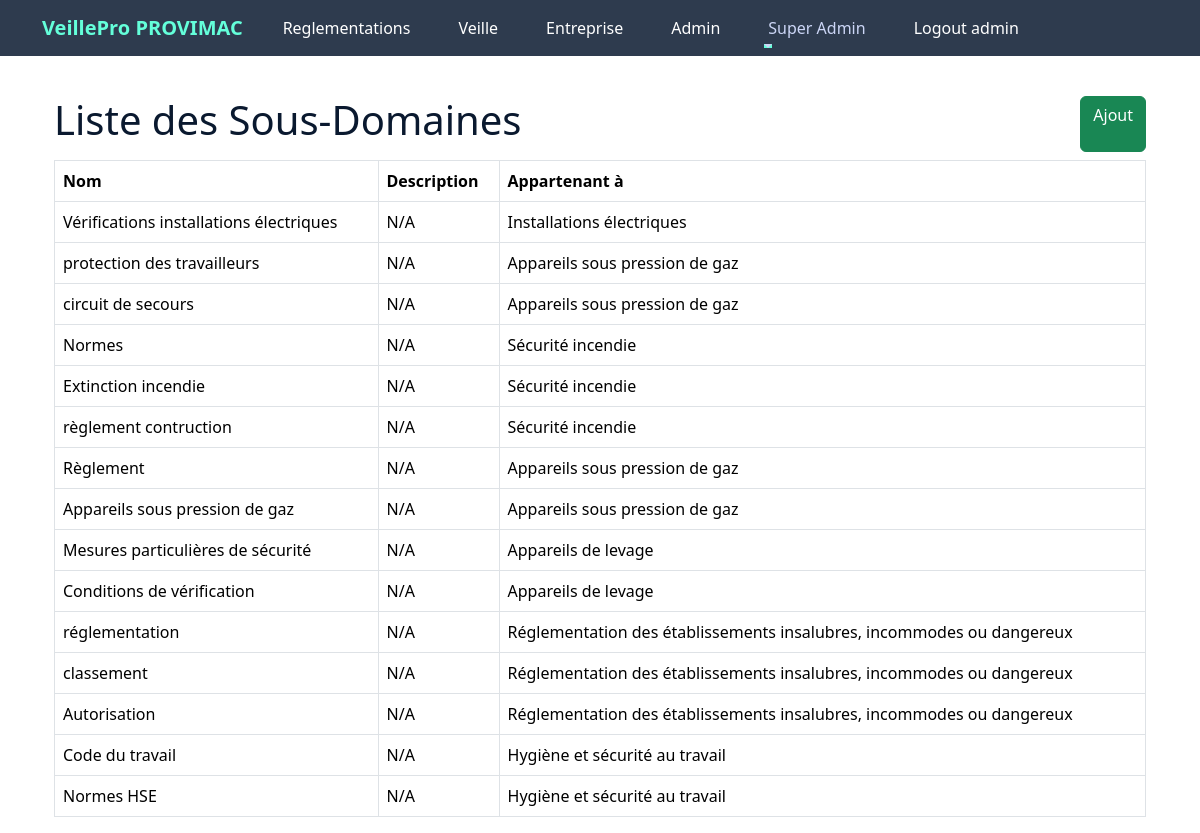
/sous-domaines (signed in), run on the app's committed database.
### app/models.py (models this page shows, shortened)
class Entreprise(db.Model):
    __tablename__ = 'entreprise'
    id = db.Column(db.Integer, primary_key=True)
    nom = db.Column(db.String(100), nullable=False, unique=True )
    description = db.Column(db.Text, nullable=True)
    pays = db.Column(db.String(100), nullable=True)
    date_creation = db.Column(db.Date, nullable=True)
    utilisateurs = db.relationship('User', backref='entreprise', lazy=True,  cascade="all, delete-orphan")
    reglementations = db.relationship('EntrepriseReglementation', backref='entreprise', lazy=True,  cascade="all, delete-orphan")
    notifications = db.relationship('Notification', backref='entreprise', lazy=True)
    audits = db.relationship('Audit', backref='entreprise', lazy=True)
    secteurs = db.relationship('Secteur', secondary='entreprise_secteur', back_populates='entreprises')

class User(db.Model, UserMixin):
    __tablename__ = 'utilisateur'
    id = db.Column(db.Integer, primary_key=True)
    name = db.Column(db.String(50), nullable=False, unique=True)
    email = db.Column(db.String(120), unique=True, nullable=False)
    role = db.Column(db.Enum(RoleUtilisateur), nullable=False)
    password_hash = db.Column(db.String(128), nullable=False)
    entreprise_id = db.Column(db.Integer, db.ForeignKey('entreprise.id'), nullable=True)

class SousDomaine(db.Model):
    __tablename__ = 'sous_domaine'
    id = db.Column(db.Integer, primary_key=True)
    nom = db.Column(db.String(100), nullable=False, unique=True)
    description = db.Column(db.Text, nullable=True)
    domaine_id = db.Column(db.Integer, db.ForeignKey('domaine.id'), nullable=False)
    reglementations = db.relationship('Reglementation', backref='sous_domaine', lazy=True)

class Domaine(db.Model):
    __tablename__ = 'domaine'
    id = db.Column(db.Integer, primary_key=True)
    nom = db.Column(db.String(100), nullable=False, unique=True)
    description = db.Column(db.Text, nullable=True)
    sous_domaines = db.relationship('SousDomaine', backref='domaine', lazy=True)

### app/routes/reglement.py (the view)
@bp.route('/sous-domaines', methods=['GET'])
@login_required
@role_required('ADMIN')
def liste_sous_domaines():
    try:
        sous_domaines = SousDomaine.query.all()
        return render_template('domaine/liste_sous_domaines.html', sous_domaines=sous_domaines)
    except Exception as e:
        log_error(f"Erreur lors de la récupération des sous-domaines : {str(e)}")
        flash(f"Erreur lors de la récupération des sous-domaines : {str(e)}", "danger")
        return redirect(url_for('main.index'))  # Rediriger en cas d'erreur

### app/routes/admin.py (called while the page is built)
def role_required(allowed_roles):
    def decorator(f):
        @wraps(f)
        def decorated_function(*args, **kwargs):
            if not current_user.is_authenticated:
                flash("Vous devez être connecté pour accéder à cette page.", 'danger')
                return redirect(url_for('main.index'))
            if current_user.role.name not in allowed_roles:
                flash("Vous n'avez pas la permission d'accéder à cette page.", 'danger')
                return redirect(url_for('main.index'))
            return f(*args, **kwargs)
        return decorated_function
    return decorator

### app/templates/domaine/liste_sous_domaines.html
{% extends "layout.html" %}
{% block content %}
<div class="container mt-4">
    <div class="d-flex justify-content-between mb-2">
        <h1>Liste des Sous-Domaines</h1>
        <a class="btn btn-success" href="{{ url_for('reglement.ajouter_sous_domaine') }}">Ajout</a>
    </div>
    <table class="table table-bordered">
        <thead>
            <tr>
                <th>Nom</th>
                <th>Description</th>
                <th>Appartenant à</th>
            </tr>
        </thead>
        <tbody>
            {% for sous_domaine in sous_domaines %}
            <tr>
                <td>{{ sous_domaine.nom }}</td>
                <td>{{ sous_domaine.description or "N/A" }}</td>
                <td>{{ sous_domaine.domaine.nom or "N/A" }}</td>
            </tr>
            {% endfor %}
        </tbody>
    </table>
</div>
{% endblock %}

### app/templates/layout.html (shortened to what this page needs)
<!DOCTYPE html>
<html lang="en">
  <head>
    <link
      href="https://cdn.jsdelivr.net/npm/bootstrap@5.3.3/dist/css/bootstrap.min.css"
      rel="stylesheet"
 />
    <link rel="stylesheet"
      href="{{ url_for('static', filename='main.css') }}" />
    <link rel="stylesheet"
      href="https://cdnjs.cloudflare.com/ajax/libs/font-awesome/6.0.0-beta3/css/all.min.css">
  </head>
  <body class="layout-body">
    {% if current_user.is_authenticated %}
    <header class="site-header sticky-top">
      <nav class="navbar navbar-expand-lg navbar-dark">
        <div class="container">
          <a class="navbar-brand" href="/">VeillePro
            {{current_user.entreprise.nom}}</a>
          <div class="collapse navbar-collapse" id="navbarToggle">
            <ul class="navbar-nav me-auto mb-2 mb-lg-0">
              <li class="nav-item">
                <a class="nav-link text-white"
                  href="{{ url_for('reglement.liste_reglementations') }}">
                  Reglementations
                </a>
              </li>
              <li class="nav-item">
                <a class="nav-link text-white"
                  href="{{ url_for('entreprise.afficher_veille', entreprise_id=current_user.entreprise_id) }}">
                  Veille
                </a>
              </li>
              <li class="nav-item">
                <a class="nav-link text-white"
                  href="{{ url_for('entreprise.afficher_entreprise', entreprise_id=current_user.entreprise_id) }}">
                  Entreprise
                </a>
              </li>
              <li class="nav-item">
                <a class="nav-link text-white"
                  href="{{ url_for('manager.liste_utilisateurs', entreprise_id=current_user.entreprise.id) }}">
                  Admin
                </a>
              </li>
              {% if current_user.is_authenticated and current_user.role.name ==
              'ADMIN' %}
              <li class="nav-item dropdown">
                <a
                  class="nav-link dropdown-toggle {{ 'active' if request.endpoint.startswith('ingredient.') else '' }}"
                  href="#" id=" entrepriseDropdown" role="button"
                  data-bs-toggle="dropdown" aria-expanded="false">
                  Super Admin
                </a>
              </li>
              {% endif %}
              <li class="nav-item">
                <a class="nav-link text-white"
                  href="{{ url_for('admin.logout') }}">Logout {{
                  current_user.role.value }}</a>
              </li>
            </ul>
          </div>
        </div>
      </nav>
    </header>
    {% endif %}
    <div class="container mt-3">
        {% include 'main/flash_msg.html' %} {%block content %}
        {% endblock %}</div>
    <link
      href="https://cdnjs.cloudflare.com/ajax/libs/select2/4.0.13/css/select2.min.css"
      rel="stylesheet" />
  </body>
</html>

### app/static/main.css (style rules this page uses)
:root { --nomai: #5d91a5; --vert: #797d73; --roze: #fc83cd33; --blue: #0b76b488; --primary-color: #0a192f; --secondary-color: #172a45; --accent-color: #64ffda; --text-primary: #ccd6f6; --background-light: #233554; }
body { font-family: 'Segoe UI', system-ui, -apple-system, sans-serif; background-color: var(--primary-color); color: var(--text-primary); }
.navbar { background-color: var(--nomai); }
.nav-link { font-weight: 500; position: relative; border: none; }
@media (min-width: 768px) { .nav-link { font-size: 1rem; } }
@media (min-width: 768px) { .nav-link::before { content: ''; position: absolute; bottom: 0; left: 50%; transform: translatex(-50%); width: 0%; height: 2px; background-color: white; visibility: hidden; transition: 0.3s ease-in-out; } }
.btn { min-width: auto; }
:root { --primary-color: #0a192f; --secondary-color: #172a45; --accent-color: #64ffda; --text-primary: #ccd6f6; --text-secondary: #8892b0; --background-light: #233554; }
.navbar { background-color: rgba(10, 25, 47, 0.85); backdrop-filter: blur(10px); }
.navbar-brand { color: var(--accent-color); font-weight: bold; }
.nav-link { color: var(--text-primary); margin: 0 1rem; position: relative; }
.nav-link::after { content: ''; position: absolute; width: 0; height: 2px; bottom: 0; left: 0; background-color: var(--accent-color); transition: width 0.3s ease; }
.layout-body { background-color: white !important; color: var(--text-secondary); color: var(--primary-color); }

### data on the page
Entreprise: entreprise.nom "PROVIMAC"
User: role.value "admin"
SousDomaine: nom "Vérifications installations électriques", description "N/A", domaine "Installations électriques"
SousDomaine: nom "protection des travailleurs", description "N/A", domaine "Appareils sous pression de gaz"
SousDomaine: nom "circuit de secours", description "N/A", domaine "Appareils sous pression de gaz"
SousDomaine: nom "Normes", description "N/A", domaine "Sécurité incendie"
SousDomaine: nom "Extinction incendie", description "N/A", domaine "Sécurité incendie"
SousDomaine: nom "règlement contruction", description "N/A", domaine "Sécurité incendie"
SousDomaine: nom "Règlement", description "N/A", domaine "Appareils sous pression de gaz"
SousDomaine: nom "Appareils sous pression de gaz", description "N/A", domaine "Appareils sous pression de gaz"
SousDomaine: nom "Mesures particulières de sécurité", description "N/A", domaine "Appareils de levage"
SousDomaine: nom "Conditions de vérification", description "N/A", domaine "Appareils de levage"
SousDomaine: nom "réglementation", description "N/A", domaine "Réglementation des établissements insalubres, incommodes ou dangereux"
SousDomaine: nom "classement", description "N/A", domaine "Réglementation des établissements insalubres, incommodes ou dangereux"
SousDomaine: nom "Autorisation", description "N/A", domaine "Réglementation des établissements insalubres, incommodes ou dangereux"
SousDomaine: nom "Code du travail", description "N/A", domaine "Hygiène et sécurité au travail"
SousDomaine: nom "Normes HSE", description "N/A", domaine "Hygiène et sécurité au travail"
